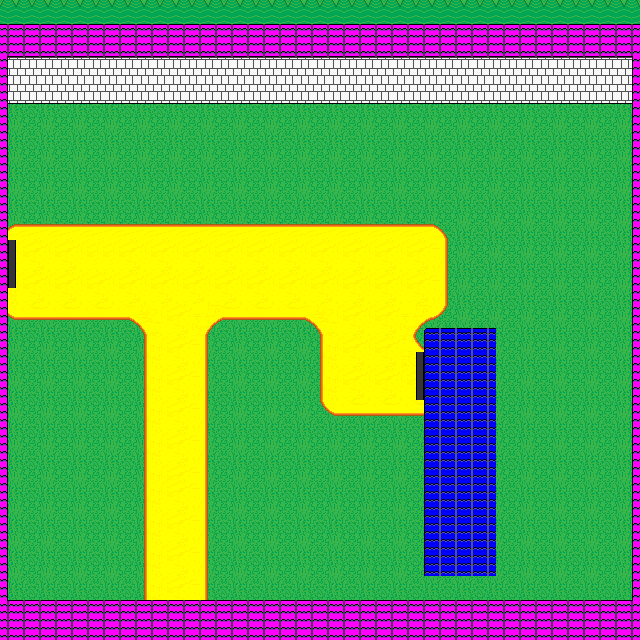

The image is a tile-based game level rendered from a .tmx file. Its description and source (layers, tilesets, objects; grid data summarised) follow:
An orthogonal 40x40 tile map with 16x16 px tiles, 5 tile layers (Tile Layer 1, Tile Layer 2, Tile Layer 4, Tile Layer 3, ...), 6 tilesets.

<map version="1.10" tiledversion="1.10.1" orientation="orthogonal" renderorder="right-down" width="40" height="40" tilewidth="16" tileheight="16" infinite="0" nextlayerid="6" nextobjectid="1">
 <tileset firstgid="1" source="terrain_tilesets.tsx" />
 <tileset firstgid="289" source="steel flooring.tsx" />
 <tileset firstgid="343" source="roof tiles.tsx" />
 <tileset firstgid="530" source="trees 0.tsx" />
 <tileset firstgid="584" source="electrode sparks.tsx" />
 <tileset firstgid="712" source="exterior and walls.tsx" />
 <layer id="1" name="Tile Layer 1" width="40" height="40">
  <data>[1600 cells, 1600 non-empty, 8 distinct tile ids]</data>
 </layer>
 <layer id="2" name="Tile Layer 2" width="40" height="40">
  <data>[1600 cells, 277 non-empty, 28 distinct tile ids]</data>
 </layer>
 <layer id="4" name="Tile Layer 4" width="40" height="40">
  <data>[1600 cells, 303 non-empty, 7 distinct tile ids]</data>
 </layer>
 <layer id="3" name="Tile Layer 3" width="40" height="40">
  <data>[1600 cells, 363 non-empty, 13 distinct tile ids]</data>
 </layer>
 <layer id="5" name="Tile Layer 5" width="40" height="40">
  <data>[1600 cells, 0 non-empty, 0 distinct tile ids]</data>
 </layer>
</map>
